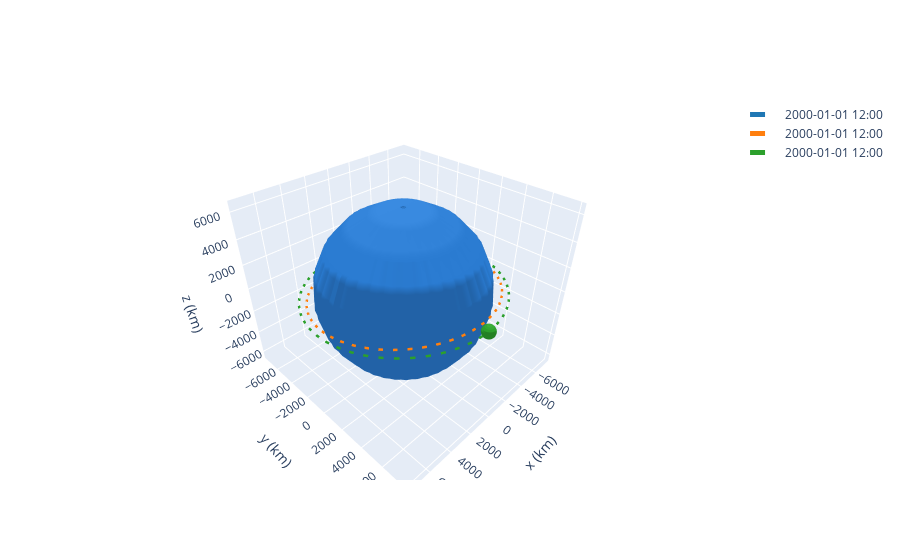

Notebook source saved alongside this figure:
### Code cell
# Define the two coplanar debris
a = 7363.274488731282 << u.km
ecc = 0 << u.one
inc = 3.0461376917337066 << u.deg
raan = 0.9767211400638387 << u.deg
argp = 0 << u.deg
nu = 270.0 - 180 << u.deg

deb_1 = Orbit.from_classical(Earth, a, ecc, inc, raan, argp, nu)

a = 6877.943422637125 << u.km
ecc = 0 << u.one
inc = 5.924145688620425 << u.deg
raan = 0.46450412719997725 << u.deg
argp = 0 << u.deg
nu = 89.66915465609816 -180 << u.deg

deb_2 = Orbit.from_classical(Earth, a, ecc, inc, raan, argp, nu)

# Init the otv at debris 1
otv = copy.copy(deb_1)

frame = OrbitPlotter3D()
frame.plot(deb_1)
frame.plot(deb_2)
frame.plot(otv)

### Figure 1 — Plotly figure (JSON) as saved in the notebook; plotly's stock layout.template omitted (floating-point values rounded to 4 significant figures; data arrays with more than 128 entries replaced by an {"elided": "..."} marker saying what was removed)
{"data": [{"cauto": false, "cmax": 1, "cmin": 1, "colorscale": [[0, "#2a7bd1"], [1, "#2a7bd1"]], "name": "Earth", "showscale": false, "type": "surface", "x": {"elided": "20x20 float values"}, "y": {"elided": "20x20 float values"}, "z": {"elided": "20x20 float values"}}, {"line": {"color": "rgb(31, 119, 180)", "dash": "dash", "width": 5}, "mode": "lines", "name": "2000-01-01 12:00", "type": "scatter3d", "x": {"elided": "150 float values"}, "y": {"elided": "150 float values"}, "z": {"elided": "150 float values"}}, {"cauto": false, "cmax": 1, "cmin": 1, "colorscale": [[0, "rgb(31, 119, 180)"], [1, "rgb(31, 119, 180)"]], "name": "2000-01-01 12:00", "showscale": false, "type": "surface", "x": {"elided": "20x20 float values"}, "y": {"elided": "20x20 float values"}, "z": {"elided": "20x20 float values"}}, {"cauto": false, "cmax": 1, "cmin": 1, "colorscale": [[0, "#2a7bd1"], [1, "#2a7bd1"]], "name": "Earth", "showscale": false, "type": "surface", "x": {"elided": "20x20 float values"}, "y": {"elided": "20x20 float values"}, "z": {"elided": "20x20 float values"}}, {"cauto": false, "cmax": 1, "cmin": 1, "colorscale": [[0, "#2a7bd1"], [1, "#2a7bd1"]], "name": "Earth", "showscale": false, "type": "surface", "x": {"elided": "20x20 float values"}, "y": {"elided": "20x20 float values"}, "z": {"elided": "20x20 float values"}}, {"line": {"color": "rgb(255, 127, 14)", "dash": "dash", "width": 5}, "mode": "lines", "name": "2000-01-01 12:00", "type": "scatter3d", "x": {"elided": "150 float values"}, "y": {"elided": "150 float values"}, "z": {"elided": "150 float values"}}, {"cauto": false, "cmax": 1, "cmin": 1, "colorscale": [[0, "rgb(255, 127, 14)"], [1, "rgb(255, 127, 14)"]], "name": "2000-01-01 12:00", "showscale": false, "type": "surface", "x": {"elided": "20x20 float values"}, "y": {"elided": "20x20 float values"}, "z": {"elided": "20x20 float values"}}, {"cauto": false, "cmax": 1, "cmin": 1, "colorscale": [[0, "#2a7bd1"], [1, "#2a7bd1"]], "name": "Earth", "showscale": false, "type": "surface", "x": {"elided": "20x20 float values"}, "y": {"elided": "20x20 float values"}, "z": {"elided": "20x20 float values"}}, {"cauto": false, "cmax": 1, "cmin": 1, "colorscale": [[0, "#2a7bd1"], [1, "#2a7bd1"]], "name": "Earth", "showscale": false, "type": "surface", "x": {"elided": "20x20 float values"}, "y": {"elided": "20x20 float values"}, "z": {"elided": "20x20 float values"}}, {"line": {"color": "rgb(44, 160, 44)", "dash": "dash", "width": 5}, "mode": "lines", "name": "2000-01-01 12:00", "type": "scatter3d", "x": {"elided": "150 float values"}, "y": {"elided": "150 float values"}, "z": {"elided": "150 float values"}}, {"cauto": false, "cmax": 1, "cmin": 1, "colorscale": [[0, "rgb(44, 160, 44)"], [1, "rgb(44, 160, 44)"]], "name": "2000-01-01 12:00", "showscale": false, "type": "surface", "x": {"elided": "20x20 float values"}, "y": {"elided": "20x20 float values"}, "z": {"elided": "20x20 float values"}}, {"cauto": false, "cmax": 1, "cmin": 1, "colorscale": [[0, "#2a7bd1"], [1, "#2a7bd1"]], "name": "Earth", "showscale": false, "type": "surface", "x": {"elided": "20x20 float values"}, "y": {"elided": "20x20 float values"}, "z": {"elided": "20x20 float values"}}], "layout": {"autosize": true, "scene": {"aspectmode": "data", "xaxis": {"title": {"text": "x (km)"}}, "yaxis": {"title": {"text": "y (km)"}}, "zaxis": {"title": {"text": "z (km)"}}}}}
